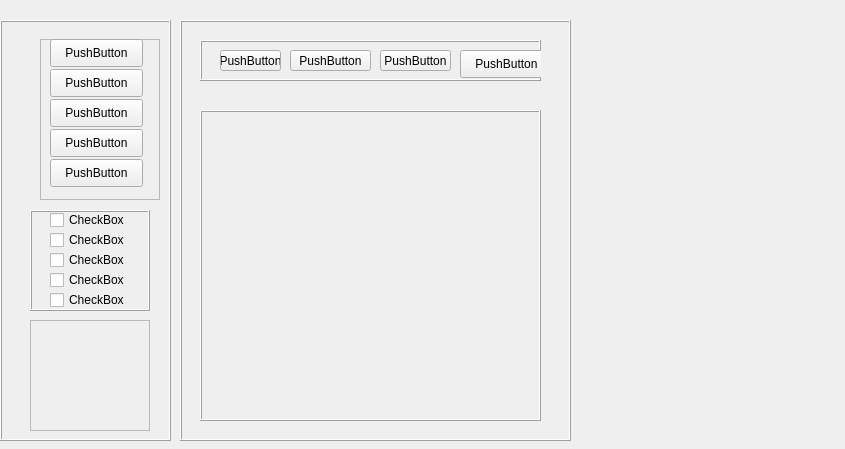
<?xml version="1.0" encoding="UTF-8"?>
<ui version="4.0">
 <class>Form</class>
 <widget class="QWidget" name="Form">
  <property name="geometry">
   <rect>
    <x>0</x>
    <y>0</y>
    <width>845</width>
    <height>449</height>
   </rect>
  </property>
  <property name="minimumSize">
   <size>
    <width>150</width>
    <height>0</height>
   </size>
  </property>
  <property name="windowTitle">
   <string>Form</string>
  </property>
  <widget class="QFrame" name="frame">
   <property name="geometry">
    <rect>
     <x>0</x>
     <y>20</y>
     <width>171</width>
     <height>421</height>
    </rect>
   </property>
   <property name="minimumSize">
    <size>
     <width>150</width>
     <height>0</height>
    </size>
   </property>
   <property name="maximumSize">
    <size>
     <width>800</width>
     <height>600</height>
    </size>
   </property>
   <property name="frameShape">
    <enum>QFrame::Box</enum>
   </property>
   <property name="frameShadow">
    <enum>QFrame::Raised</enum>
   </property>
   <widget class="QFrame" name="frame_5">
    <property name="geometry">
     <rect>
      <x>40</x>
      <y>19</y>
      <width>120</width>
      <height>161</height>
     </rect>
    </property>
    <property name="frameShape">
     <enum>QFrame::StyledPanel</enum>
    </property>
    <property name="frameShadow">
     <enum>QFrame::Raised</enum>
    </property>
    <widget class="QPushButton" name="pushButton_5">
     <property name="geometry">
      <rect>
       <x>10</x>
       <y>0</y>
       <width>93</width>
       <height>28</height>
      </rect>
     </property>
     <property name="text">
      <string>PushButton</string>
     </property>
    </widget>
    <widget class="QPushButton" name="pushButton_6">
     <property name="geometry">
      <rect>
       <x>10</x>
       <y>30</y>
       <width>93</width>
       <height>28</height>
      </rect>
     </property>
     <property name="text">
      <string>PushButton</string>
     </property>
    </widget>
    <widget class="QPushButton" name="pushButton_7">
     <property name="geometry">
      <rect>
       <x>10</x>
       <y>60</y>
       <width>93</width>
       <height>28</height>
      </rect>
     </property>
     <property name="text">
      <string>PushButton</string>
     </property>
    </widget>
    <widget class="QPushButton" name="pushButton_8">
     <property name="geometry">
      <rect>
       <x>10</x>
       <y>90</y>
       <width>93</width>
       <height>28</height>
      </rect>
     </property>
     <property name="text">
      <string>PushButton</string>
     </property>
    </widget>
    <widget class="QPushButton" name="pushButton_9">
     <property name="geometry">
      <rect>
       <x>10</x>
       <y>120</y>
       <width>93</width>
       <height>28</height>
      </rect>
     </property>
     <property name="text">
      <string>PushButton</string>
     </property>
    </widget>
   </widget>
   <widget class="QFrame" name="frame_6">
    <property name="geometry">
     <rect>
      <x>30</x>
      <y>190</y>
      <width>120</width>
      <height>101</height>
     </rect>
    </property>
    <property name="frameShape">
     <enum>QFrame::Box</enum>
    </property>
    <property name="frameShadow">
     <enum>QFrame::Raised</enum>
    </property>
    <widget class="QCheckBox" name="checkBox">
     <property name="geometry">
      <rect>
       <x>20</x>
       <y>0</y>
       <width>81</width>
       <height>20</height>
      </rect>
     </property>
     <property name="text">
      <string>CheckBox</string>
     </property>
    </widget>
    <widget class="QCheckBox" name="checkBox_2">
     <property name="geometry">
      <rect>
       <x>20</x>
       <y>20</y>
       <width>81</width>
       <height>20</height>
      </rect>
     </property>
     <property name="text">
      <string>CheckBox</string>
     </property>
    </widget>
    <widget class="QCheckBox" name="checkBox_3">
     <property name="geometry">
      <rect>
       <x>20</x>
       <y>40</y>
       <width>81</width>
       <height>20</height>
      </rect>
     </property>
     <property name="text">
      <string>CheckBox</string>
     </property>
    </widget>
    <widget class="QCheckBox" name="checkBox_4">
     <property name="geometry">
      <rect>
       <x>20</x>
       <y>60</y>
       <width>81</width>
       <height>20</height>
      </rect>
     </property>
     <property name="text">
      <string>CheckBox</string>
     </property>
    </widget>
    <widget class="QCheckBox" name="checkBox_5">
     <property name="geometry">
      <rect>
       <x>20</x>
       <y>80</y>
       <width>81</width>
       <height>20</height>
      </rect>
     </property>
     <property name="text">
      <string>CheckBox</string>
     </property>
    </widget>
   </widget>
   <widget class="QFrame" name="frame_7">
    <property name="geometry">
     <rect>
      <x>30</x>
      <y>300</y>
      <width>120</width>
      <height>111</height>
     </rect>
    </property>
    <property name="frameShape">
     <enum>QFrame::StyledPanel</enum>
    </property>
    <property name="frameShadow">
     <enum>QFrame::Raised</enum>
    </property>
   </widget>
  </widget>
  <widget class="QFrame" name="frame_2">
   <property name="geometry">
    <rect>
     <x>180</x>
     <y>20</y>
     <width>391</width>
     <height>421</height>
    </rect>
   </property>
   <property name="tabletTracking">
    <bool>false</bool>
   </property>
   <property name="autoFillBackground">
    <bool>false</bool>
   </property>
   <property name="frameShape">
    <enum>QFrame::Box</enum>
   </property>
   <property name="frameShadow">
    <enum>QFrame::Raised</enum>
   </property>
   <widget class="QFrame" name="frame_3">
    <property name="geometry">
     <rect>
      <x>20</x>
      <y>20</y>
      <width>341</width>
      <height>41</height>
     </rect>
    </property>
    <property name="frameShape">
     <enum>QFrame::Box</enum>
    </property>
    <property name="frameShadow">
     <enum>QFrame::Raised</enum>
    </property>
    <widget class="QPushButton" name="pushButton">
     <property name="geometry">
      <rect>
       <x>20</x>
       <y>10</y>
       <width>61</width>
       <height>21</height>
      </rect>
     </property>
     <property name="text">
      <string>PushButton</string>
     </property>
    </widget>
    <widget class="QPushButton" name="pushButton_2">
     <property name="geometry">
      <rect>
       <x>90</x>
       <y>10</y>
       <width>81</width>
       <height>21</height>
      </rect>
     </property>
     <property name="text">
      <string>PushButton</string>
     </property>
    </widget>
    <widget class="QPushButton" name="pushButton_3">
     <property name="geometry">
      <rect>
       <x>260</x>
       <y>10</y>
       <width>93</width>
       <height>28</height>
      </rect>
     </property>
     <property name="text">
      <string>PushButton</string>
     </property>
    </widget>
    <widget class="QPushButton" name="pushButton_4">
     <property name="geometry">
      <rect>
       <x>180</x>
       <y>10</y>
       <width>71</width>
       <height>21</height>
      </rect>
     </property>
     <property name="text">
      <string>PushButton</string>
     </property>
    </widget>
   </widget>
   <widget class="QFrame" name="frame_4">
    <property name="geometry">
     <rect>
      <x>20</x>
      <y>90</y>
      <width>341</width>
      <height>311</height>
     </rect>
    </property>
    <property name="frameShape">
     <enum>QFrame::Box</enum>
    </property>
    <property name="frameShadow">
     <enum>QFrame::Raised</enum>
    </property>
   </widget>
  </widget>
 </widget>
 <resources/>
 <connections/>
</ui>
